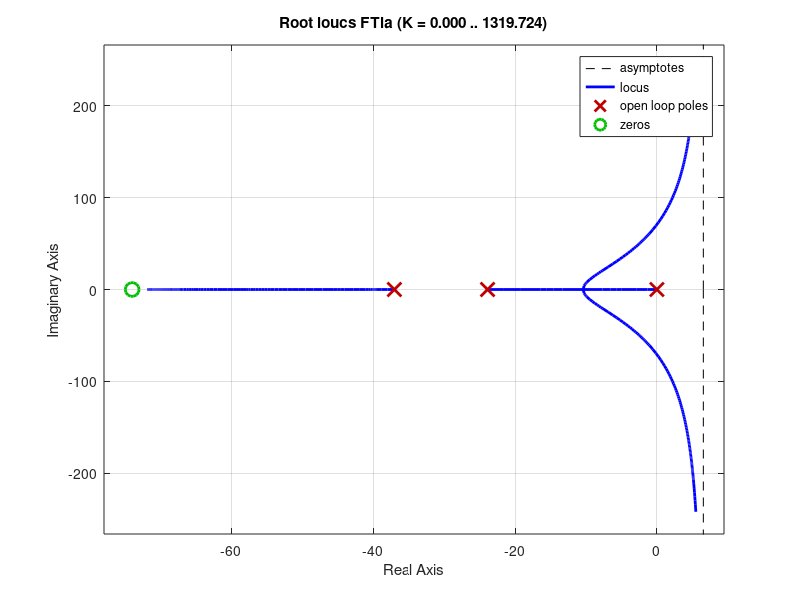

MATLAB code for this plot:
%Ejercicio2
pkg load control
clc; close all; clear all;

s = tf('s');
G = (43*s+3182)/(s^3+81*s^2+2108*s+17766)
%Parte 1
%Se cancela el polo que este mas cerca del origen, es decir p = -20.1
Ti = -1/max(pole(G))
PI = (s+(1/Ti))/s
PIA = (s+20.091)/s
FTla = minreal(PI*G)
rlocus(FTla)
%sgrid(psita, [30])
s1 = -10.4
invk = abs((43*s1+3182)/(s1^3+81*s1^2+2108*s1+17766));
kp = 1/invk
FTlc = minreal(feedback(FTla*kp, 1))
%step(FTlc, 3)

